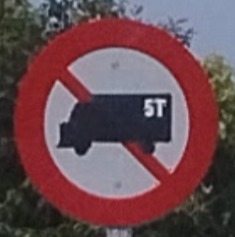
#> input picture vn-signs/train/Cam/Cam_142.jpeg, 235 x 237 px; its folder holds only this picture in this run
$ python histogram_feature.py
#> lines starting #> are read from the running program, lines starting #| are printed output that depends on the picture
#> pass 2 of the loop `for class_name in sorted(class_dirs):`:
"""
Chiết xuất đặc trưng Histogram (Histogram của màu sắc)

Module này cung cấp các hàm để trích xuất đặc trưng histogram màu từ ảnh biển báo giao thông.
Color Histogram là một phương pháp mô tả phân bố màu sắc trong ảnh bằng cách đếm số lượng
pixel cho mỗi khoảng màu (bin).

Nguyên lý hoạt động:
1. Chọn không gian màu phù hợp (BGR, RGB, HSV, Lab, v.v.)
2. Chia mỗi kênh màu thành các bin (khoảng giá trị)
3. Đếm số lượng pixel rơi vào mỗi bin
4. Kết hợp histogram của các kênh thành vector đặc trưng
5. Chuẩn hóa vector để bất biến với kích thước ảnh

Các không gian màu:
- BGR/RGB: Không gian màu cơ bản, đơn giản nhưng nhạy cảm với ánh sáng
- HSV: Tách màu sắc (Hue), độ bão hòa (Saturation), độ sáng (Value)
       Tốt cho phân tích màu độc lập với ánh sáng
- Lab: Perceptually uniform, tốt cho so sánh màu
- YCrCb: Tách độ sáng và màu, tốt cho xử lý ảnh

Ưu điểm:
- Đơn giản, nhanh, hiệu quả
- Bất biến với thay đổi vị trí, xoay, tỷ lệ
- Hiệu quả với ảnh có màu sắc đặc trưng (như biển báo)

Nhược điểm:
- Mất thông tin về vị trí không gian của màu
- Nhạy cảm với thay đổi ánh sáng (với BGR/RGB)
"""

import cv2
import numpy as np
import os
import pickle
import argparse
from datetime import datetime
from tqdm import tqdm


def extract_histogram_features(image, color_space='BGR', bins=(8, 8, 8),
                               ranges=None, normalize=True):
    """
    Trích xuất đặc trưng histogram màu từ một ảnh

    Tham số:
    ----------
    image : numpy.ndarray
        Ảnh đầu vào (BGR format từ OpenCV)
    color_space : str, mặc định='BGR'
        Không gian màu để tính histogram
        Các lựa chọn: 'BGR', 'RGB', 'HSV', 'Lab', 'YCrCb', 'GRAY'
    bins : tuple of int, mặc định=(8, 8, 8)
        Số lượng bin cho mỗi kênh (channel_1, channel_2, channel_3)
        Ví dụ: (8, 8, 8) → 8x8x8 = 512 bins tổng cộng
        Với GRAY: chỉ cần một giá trị, ví dụ: bins=(32,)
    ranges : list of tuple, mặc định=None
        Khoảng giá trị cho mỗi kênh [(min1, max1), (min2, max2), (min3, max3)]
        Nếu None, sử dụng khoảng mặc định:
        - BGR, RGB: [0, 256] cho mỗi kênh
        - HSV: [(0, 180), (0, 256), (0, 256)] (H: 0-179, S,V: 0-255)
        - Lab: [(0, 256), (0, 256), (0, 256)]
        - GRAY: [(0, 256)]
    normalize : bool, mặc định=True
        Có chuẩn hóa histogram thành [0, 1] không
        Chuẩn hóa giúp bất biến với kích thước ảnh

    Trả về:
    ----------
    histogram : numpy.ndarray
        Vector histogram 1 chiều
        Kích thước = bins[0] * bins[1] * bins[2] (hoặc bins[0] với GRAY)

    Ví dụ:
    ----------
    >>> import cv2
    >>> # Đọc ảnh biển báo
    >>> img = cv2.imread('vn-signs/train/Cam/Cam_1.jpg')
    >>>
    >>> # Histogram BGR cơ bản
    >>> hist_bgr = extract_histogram_features(img, color_space='BGR', bins=(8, 8, 8))
    >>> print(f"BGR histogram: {hist_bgr.shape}")  # (512,)
    >>>
    >>> # Histogram HSV (tốt hơn với màu sắc)
    >>> hist_hsv = extract_histogram_features(img, color_space='HSV', bins=(18, 8, 8))
    >>> print(f"HSV histogram: {hist_hsv.shape}")  # (1152,)
    >>>
    >>> # Histogram xám (đơn giản nhất)
    >>> hist_gray = extract_histogram_features(img, color_space='GRAY', bins=(32,))
    >>> print(f"GRAY histogram: {hist_gray.shape}")  # (32,)

    Ghi chú:
    ----------
    - HSV thường cho kết quả tốt nhất với biển báo vì bất biến hơn với ánh sáng
    - Hue (H) có khoảng [0, 179] trong OpenCV (không phải [0, 360])
    - Số bins càng lớn càng chi tiết nhưng vector càng dài và dễ overfit
    - Nên chuẩn hóa (normalize=True) để so sánh giữa các ảnh khác kích thước
    """
    # Chuyển đổi không gian màu
    if color_space == 'BGR':
        image_converted = image
        default_ranges = [(0, 256), (0, 256), (0, 256)]
    elif color_space == 'RGB':
        image_converted = cv2.cvtColor(image, cv2.COLOR_BGR2RGB)
        default_ranges = [(0, 256), (0, 256), (0, 256)]
    elif color_space == 'HSV':
        image_converted = cv2.cvtColor(image, cv2.COLOR_BGR2HSV)
        default_ranges = [(0, 180), (0, 256), (0, 256)]  # H: 0-179, S,V: 0-255
    elif color_space == 'Lab':
        image_converted = cv2.cvtColor(image, cv2.COLOR_BGR2Lab)
        default_ranges = [(0, 256), (0, 256), (0, 256)]
    elif color_space == 'YCrCb':
        image_converted = cv2.cvtColor(image, cv2.COLOR_BGR2YCrCb)
        default_ranges = [(0, 256), (0, 256), (0, 256)]
    elif color_space == 'GRAY':
        image_converted = cv2.cvtColor(image, cv2.COLOR_BGR2GRAY)
        default_ranges = [(0, 256)]
        # Đảm bảo bins là tuple với 1 phần tử
        if isinstance(bins, int):
            bins = (bins,)
    else:
        raise ValueError(f"Không gian màu không hợp lệ: {color_space}")

    # Sử dụng ranges mặc định nếu không được cung cấp
    if ranges is None:
        ranges = default_ranges

    # Tính histogram
    if color_space == 'GRAY':
        # Histogram 1D cho ảnh xám
        histogram = cv2.calcHist([image_converted], [0], None, [bins[0]], ranges[0])
    else:
        # Histogram 3D cho ảnh màu
        histogram = cv2.calcHist(
            [image_converted],
            [0, 1, 2],  # Tính cho cả 3 kênh
            None,
            bins,
            ranges[0] + ranges[1] + ranges[2]  # Flatten ranges
        )

    # Flatten thành vector 1D
    histogram = histogram.flatten()

    # Chuẩn hóa
    if normalize:
        histogram = histogram / (histogram.sum() + 1e-7)  # Tránh chia cho 0

    return histogram


def extract_histogram_from_file(image_path, target_size=(128, 128), **kwargs):
    """
    Trích xuất đặc trưng histogram từ file ảnh

    Tham số:
    ----------
    image_path : str
        Đường dẫn đến file ảnh
    target_size : tuple, mặc định=(128, 128)
        Kích thước ảnh mục tiêu (chiều rộng, chiều cao) để resize
    **kwargs : dict
        Các tham số bổ sung cho hàm extract_histogram_features
        (color_space, bins, normalize, v.v.)

    Trả về:
    ----------
    histogram : numpy.ndarray hoặc None
        Vector histogram, hoặc None nếu không đọc được ảnh

    Ví dụ:
    ----------
    >>> # Histogram HSV
    >>> hist = extract_histogram_from_file(
    >>>     'vn-signs/train/Cam/Cam_1.jpg',
    >>>     color_space='HSV',
    >>>     bins=(18, 8, 8)
    >>> )
    >>>
    >>> # Histogram RGB
    >>> hist = extract_histogram_from_file(
    >>>     'vn-signs/train/Cam/Cam_1.jpg',
    >>>     color_space='RGB',
    >>>     bins=(8, 8, 8)
    >>> )
    """
#> called with image_path = 'vn-signs/train/Cam/Cam_142.jpeg', target_size = (128, 128)
    # Đọc ảnh
    image = cv2.imread(image_path)
#> image is the input picture: shape (237, 235, 3); mean B, G, R 81.6, 75.3, 106.9

    if image is None:
        print(f"Không thể đọc ảnh: {image_path}")
        return None

    # Resize ảnh
    image_resized = cv2.resize(image, target_size)
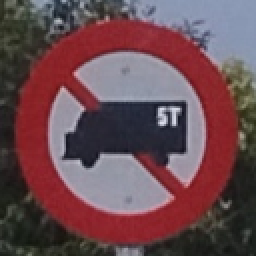
#> image_resized: shape (128, 128, 3) (shown 2 times larger); mean B, G, R 81.5, 75.2, 106.8

    # Trích xuất histogram
    histogram = extract_histogram_features(image_resized, **kwargs)
#> in extract_histogram_features, `image_converted = cv2.cvtColor(image, cv2.COLOR_BGR2HSV)`: image_converted: shape (128, 128, 3); mean H, S, V 113.8, 89.3, 113.5
#> in extract_histogram_features, `histogram = histogram.flatten()`: histogram = 1152 values, max 2646 at index 1132, min 0 at index 5, mean 14.22
#> in extract_histogram_features, `histogram = histogram / (histogram.sum() + 1e-7)`: histogram = 1152 values, max 0.161 at index 1132, min 0 at index 5, mean 0.000868

    return histogram


def save_features_to_cache(cache_file, features_list, labels_list, class_names, target_size, **params):
    """
    Lưu đặc trưng đã trích xuất vào file cache

    Tham số:
    ----------
    cache_file : str
        Đường dẫn file để lưu cache
    features_list : list of numpy.ndarray
        Danh sách các vector đặc trưng
    labels_list : list of str
        Danh sách các nhãn
    class_names : list of str
        Danh sách tên các lớp
    target_size : tuple
        Kích thước ảnh đã sử dụng
    **params : dict
        Các tham số đã sử dụng khi trích xuất
    """
    # Tạo thư mục nếu chưa có
    cache_dir = os.path.dirname(cache_file)
    if cache_dir:
        os.makedirs(cache_dir, exist_ok=True)

    cache_data = {
        'features': features_list,
        'labels': labels_list,
        'class_names': class_names,
        'target_size': target_size,
        'params': params,
        'timestamp': datetime.now().strftime('%Y-%m-%d %H:%M:%S')
    }

    with open(cache_file, 'wb') as f:
        pickle.dump(cache_data, f)

    print(f"💾 Đã lưu cache vào: {cache_file}")


def load_features_from_cache(cache_file):
    """
    Load đặc trưng từ file cache

    Tham số:
    ----------
    cache_file : str
        Đường dẫn file cache

    Trả về:
    ----------
    (features_list, labels_list, class_names) : tuple hoặc None
        Tuple chứa features, labels, class_names; hoặc None nếu không load được
    """
    if not os.path.exists(cache_file):
        return None

    try:
        with open(cache_file, 'rb') as f:
            cache_data = pickle.load(f)

        print(f"✅ Đã load cache từ: {cache_file}")
        print(f"   (Tạo lúc: {cache_data['timestamp']})")

        return cache_data['features'], cache_data['labels'], cache_data['class_names']
    except Exception as e:
        print(f"⚠️  Lỗi khi load cache: {e}")
        return None


def extract_histogram_from_dataset(data_dir, target_size=(128, 128), use_cache=False, cache_file=None, **kwargs):
    """
    Trích xuất đặc trưng histogram từ toàn bộ dataset

    Tham số:
    ----------
    data_dir : str
        Đường dẫn đến thư mục chứa dataset
        Cấu trúc: data_dir/class_name/image_files
    target_size : tuple, mặc định=(128, 128)
        Kích thước ảnh mục tiêu để resize
    use_cache : bool, mặc định=False
        Có sử dụng cache không (load từ cache nếu có, lưu cache sau khi trích xuất)
    cache_file : str, mặc định=None
        Đường dẫn file cache. Nếu None, tự động tạo tên từ data_dir và tham số
    **kwargs : dict
        Các tham số bổ sung cho hàm extract_histogram_from_file
        (color_space, bins, normalize)

    Trả về:
    ----------
    features_list : list of numpy.ndarray
        Danh sách các vector histogram
    labels_list : list of str
        Danh sách các nhãn tương ứng
    class_names : list of str
        Danh sách các tên lớp trong dataset

    Ví dụ:
    ----------
    >>> # Không dùng cache
    >>> features, labels, classes = extract_histogram_from_dataset(
    >>>     'vn-signs/train',
    >>>     color_space='HSV',
    >>>     bins=(18, 8, 8)
    >>> )
    >>>
    >>> # Sử dụng cache (khuyến nghị)
    >>> features, labels, classes = extract_histogram_from_dataset(
    >>>     'vn-signs/train',
    >>>     use_cache=True,
    >>>     color_space='HSV',
    >>>     bins=(18, 8, 8)
    >>> )
    """
    # Tự động tạo tên file cache nếu không được cung cấp
    if use_cache and cache_file is None:
        # Tạo tên file từ data_dir và tham số
        dataset_name = os.path.basename(data_dir.rstrip('/\\'))
        params_str = f"{target_size[0]}x{target_size[1]}"
        params_str += f"_{kwargs.get('color_space', 'HSV')}"
        bins = kwargs.get('bins', (18, 8, 8))
        if isinstance(bins, tuple):
            params_str += f"_bins{'x'.join(map(str, bins))}"
        else:
            params_str += f"_bins{bins}"
        cache_file = f"features_cache/histogram_{dataset_name}_{params_str}.pkl"

    # Thử load từ cache
    if use_cache and cache_file:
        cached_data = load_features_from_cache(cache_file)
        if cached_data is not None:
            return cached_data
        else:
            print("⚠️  Cache không tồn tại hoặc không hợp lệ, tiến hành trích xuất...")

    # Trích xuất đặc trưng
    features_list = []
    labels_list = []
    class_names = []

    # Lấy danh sách các lớp
    if not os.path.exists(data_dir):
        print(f"Thư mục không tồn tại: {data_dir}")
        return features_list, labels_list, class_names

    class_dirs = [d for d in os.listdir(data_dir)
                  if os.path.isdir(os.path.join(data_dir, d))]
    class_names = sorted(class_dirs)

    print(f"Tìm thấy {len(class_names)} lớp: {class_names}")

    # Duyệt qua từng lớp
    for class_name in class_names:
        class_path = os.path.join(data_dir, class_name)
        print(f"\nĐang xử lý lớp: {class_name}")

        # Lấy danh sách file ảnh
        image_files = [f for f in os.listdir(class_path)
                      if f.lower().endswith(('.jpg', '.jpeg', '.png'))]

        print(f"  Số lượng ảnh: {len(image_files)}")

        # Trích xuất đặc trưng cho từng ảnh
        for image_file in tqdm(image_files, desc=f"  {class_name}", leave=False):
            image_path = os.path.join(class_path, image_file)

            histogram = extract_histogram_from_file(image_path, target_size, **kwargs)

            if histogram is not None:
                features_list.append(histogram)
                labels_list.append(class_name)
#> pass 2 of the loop in extract_histogram_from_dataset, `for class_name in class_names:`:
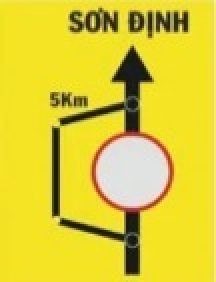
#> input picture vn-signs/train/Chidan/Chidan_132.jpg, 108 x 141 px (shown 2 times larger)
#> in extract_histogram_from_file, image is the input picture: shape (141, 108, 3); mean B, G, R 52.5, 205.4, 221.6
#> in extract_histogram_from_file (call 2), `image_resized = cv2.resize(image, target_size)`:
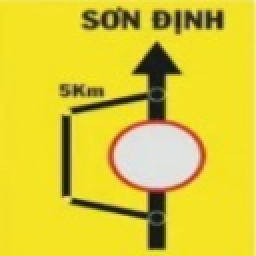
#> image_resized: shape (128, 128, 3) (shown 2 times larger); mean B, G, R 52.4, 205.3, 221.6
#> image_converted: shape (128, 128, 3); mean H, S, V 29.4, 192.9, 221.7
#> in extract_histogram_from_file (call 2), `histogram = extract_histogram_features(image_resized, **kwargs)`: histogram = 1152 values, max 0.674 at index 183, min 0 at index 1, mean 0.000868

    print(f"\n=== Hoàn thành ===")
    print(f"Tổng số ảnh đã trích xuất: {len(features_list)}")
#| Tổng số ảnh đã trích xuất: 2

    # Lưu cache nếu được yêu cầu
    if use_cache and cache_file and len(features_list) > 0:
        save_features_to_cache(cache_file, features_list, labels_list, class_names, target_size, **kwargs)

    return features_list, labels_list, class_names


if __name__ == "__main__":
    # Thiết lập argument parser
    parser = argparse.ArgumentParser(
        description='Trích xuất đặc trưng Histogram màu sắc từ dataset biển báo',
        formatter_class=argparse.ArgumentDefaultsHelpFormatter
    )

    parser.add_argument('--data-dir', type=str, default='vn-signs/train',
                        help='Đường dẫn đến thư mục dataset')
    parser.add_argument('--target-size', type=int, nargs=2, default=[128, 128],
                        metavar=('WIDTH', 'HEIGHT'),
                        help='Kích thước ảnh mục tiêu (width height)')
    parser.add_argument('--color-space', type=str, default='HSV',
                        choices=['BGR', 'RGB', 'HSV', 'Lab', 'YCrCb', 'GRAY'],
                        help='Không gian màu (HSV khuyến nghị cho biển báo)')
    parser.add_argument('--bins', type=int, nargs='+', default=[18, 8, 8],
                        metavar='B',
                        help='Số bins cho mỗi kênh (18 8 8 cho HSV, 1 số cho GRAY)')
    parser.add_argument('--normalize', action='store_true', default=True,
                        help='Chuẩn hóa histogram')
    parser.add_argument('--use-cache', action='store_true', default=True,
                        help='Sử dụng cache để tăng tốc')
    parser.add_argument('--cache-file', type=str, default=None,
                        help='Đường dẫn file cache (tự động nếu không chỉ định)')

    args = parser.parse_args()

    # Chuyển đổi thành tuple
    target_size = tuple(args.target_size)
    bins = tuple(args.bins) if len(args.bins) > 1 else args.bins[0]
    data_dir = args.data_dir

    print("=" * 70)
    print("TRÍCH XUẤT ĐẶC TRƯNG HISTOGRAM - COLOR HISTOGRAM")
    print("=" * 70)
    print(f"\n📁 Dataset: {data_dir}")
    print(f"📐 Kích thước ảnh: {target_size}")
    print(f"🎨 Không gian màu: {args.color_space}")
    print(f"🔢 Bins: {bins}")
    print(f"📏 Normalize: {'BẬT' if args.normalize else 'TẮT'}")
    print(f"💾 Cache: {'BẬT' if args.use_cache else 'TẮT'}")
    print()

    # Thống kê dataset
    print("=" * 70)
    print("THỐNG KÊ DATASET")
    print("=" * 70)

    if os.path.exists(data_dir):
        class_dirs = [d for d in os.listdir(data_dir)
                     if os.path.isdir(os.path.join(data_dir, d))]
        print(f"\n✓ Số lớp: {len(class_dirs)}")
        print(f"✓ Tên các lớp: {sorted(class_dirs)}")

        # Đếm số ảnh trong mỗi lớp
        print(f"\n📊 Phân bố số ảnh theo lớp:")
        total_images = 0
        for class_name in sorted(class_dirs):
            class_path = os.path.join(data_dir, class_name)
            num_images = len([f for f in os.listdir(class_path)
                            if f.lower().endswith(('.jpg', '.jpeg', '.png'))])
            print(f"   - {class_name:12s}: {num_images:4d} ảnh")
            total_images += num_images
        print(f"\n✓ Tổng số ảnh: {total_images}")
    else:
        print(f"\n❌ Thư mục không tồn tại: {data_dir}")
        exit(1)

    # Trích xuất đặc trưng
    print("\n" + "=" * 70)
    print("TRÍCH XUẤT ĐẶC TRƯNG")
    print("=" * 70)

    features_list, labels_list, class_names = extract_histogram_from_dataset(
        data_dir,
        target_size=target_size,
        color_space=args.color_space,
        bins=bins,
        normalize=args.normalize,
        use_cache=args.use_cache,
        cache_file=args.cache_file
    )
#> features_list = 2 items; labels_list = ['Cam', 'Chidan']; class_names = ['Cam', 'Chidan']

    if len(features_list) > 0:
        print("\n" + "=" * 70)
        print("KẾT QUẢ")
        print("=" * 70)
        print(f"\n✓ Tổng số ảnh đã trích xuất: {len(features_list)}")
#| ✓ Tổng số ảnh đã trích xuất: 2
        print(f"✓ Số lớp: {len(class_names)}")
#| ✓ Số lớp: 2
        print(f"✓ Kích thước mỗi vector: {features_list[0].shape}")
#| ✓ Kích thước mỗi vector: (1152,)
        print(f"✓ Tổng số chiều: {features_list[0].shape[0]}")
#| ✓ Tổng số chiều: 1152

        # Giải thích kích thước
        if isinstance(bins, tuple):
            expected_size = bins[0] * bins[1] * bins[2] if len(bins) == 3 else bins[0]
        else:
            expected_size = bins
        print(f"   (= {bins} bins cho {args.color_space})")

        print("\n" + "=" * 70)
        print("✅ HOÀN THÀNH!")
        print("=" * 70)
    else:
        print("\n❌ Không trích xuất được đặc trưng nào!")
